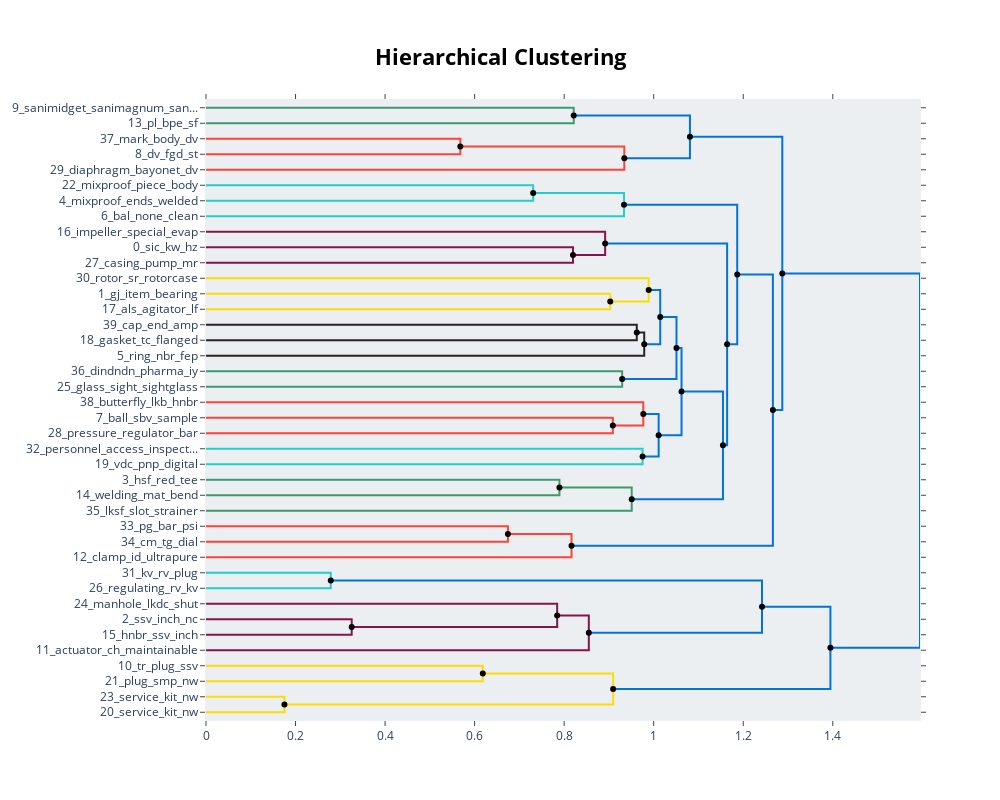

The cell this chart's notebook holds for it:
### Code cell
model.visualize_hierarchy(hierarchical_topics=hierarchical_topics)

### Figure 1 — Plotly figure (JSON) as saved in the notebook; plotly's stock layout.template omitted (floating-point values rounded to 4 significant figures)
{"data": [{"hoverinfo": "text", "marker": {"color": "rgb(61,153,112)"}, "mode": "lines", "text": ["sanimidget_sanimagnum_sanimicro_ex_clip", "", "", "pl_bpe_sf_pm_raep"], "type": "scatter", "x": [0, 0.8214, 0.8214, 0], "xaxis": "x", "y": [-5, -5, -15, -15], "yaxis": "y"}, {"hoverinfo": "text", "marker": {"color": "rgb(255,65,54)"}, "mode": "lines", "text": ["mark_body_dv_st_forged", "", "", "dv_fgd_st_man_sf"], "type": "scatter", "x": [0, 0.5681, 0.5681, 0], "xaxis": "x", "y": [-25, -25, -35, -35], "yaxis": "y"}, {"hoverinfo": "text", "marker": {"color": "rgb(255,65,54)"}, "mode": "lines", "text": ["dv_st_fgd_man_sf", "", "", "diaphragm_bayonet_dv_st_tfm"], "type": "scatter", "x": [0.5681, 0.9343, 0.9343, 0], "xaxis": "x", "y": [-30, -30, -45, -45], "yaxis": "y"}, {"hoverinfo": "text", "marker": {"color": "rgb(0,116,217)"}, "mode": "lines", "text": ["bpe_pl_sf_pm_sanimidget", "", "", "dv_st_fgd_man_sf"], "type": "scatter", "x": [0.8214, 1.081, 1.081, 0.9343], "xaxis": "x", "y": [-10, -10, -37.5, -37.5], "yaxis": "y"}, {"hoverinfo": "text", "marker": {"color": "rgb(35,205,205)"}, "mode": "lines", "text": ["mixproof_piece_body_plug_intermediate", "", "", "mixproof_ends_welded_inside_cp"], "type": "scatter", "x": [0, 0.7307, 0.7307, 0], "xaxis": "x", "y": [-55, -55, -65, -65], "yaxis": "y"}, {"hoverinfo": "text", "marker": {"color": "rgb(35,205,205)"}, "mode": "lines", "text": ["mixproof_ends_welded_inside_cp", "", "", "bal_none_clean_cip_lower"], "type": "scatter", "x": [0.7307, 0.9337, 0.9337, 0], "xaxis": "x", "y": [-60, -60, -75, -75], "yaxis": "y"}, {"hoverinfo": "text", "marker": {"color": "rgb(133,20,75)"}, "mode": "lines", "text": ["sic_kw_hz_pump_seal", "", "", "casing_pump_mr_lkh_yeast"], "type": "scatter", "x": [0, 0.8197, 0.8197, 0], "xaxis": "x", "y": [-95, -95, -105, -105], "yaxis": "y"}, {"hoverinfo": "text", "marker": {"color": "rgb(133,20,75)"}, "mode": "lines", "text": ["impeller_special_evap_lkh_trace", "", "", "sic_kw_hz_pump_lkh"], "type": "scatter", "x": [0, 0.8915, 0.8915, 0.8197], "xaxis": "x", "y": [-85, -85, -100, -100], "yaxis": "y"}, {"hoverinfo": "text", "marker": {"color": "rgb(255,220,0)"}, "mode": "lines", "text": ["gj_item_bearing_sanitary_shaft", "", "", "als_agitator_lf_edp_altb"], "type": "scatter", "x": [0, 0.9029, 0.9029, 0], "xaxis": "x", "y": [-125, -125, -135, -135], "yaxis": "y"}, {"hoverinfo": "text", "marker": {"color": "rgb(255,220,0)"}, "mode": "lines", "text": ["rotor_sr_rotorcase_sx_cover", "", "", "sanitary_gj_item_bearing_als"], "type": "scatter", "x": [0, 0.9888, 0.9888, 0.9029], "xaxis": "x", "y": [-115, -115, -130, -130], "yaxis": "y"}, {"hoverinfo": "text", "marker": {"color": "rgb(40,35,35)"}, "mode": "lines", "text": ["cap_end_amp_chain_plastic", "", "", "gasket_tc_flanged_sfy_mp"], "type": "scatter", "x": [0, 0.9622, 0.9622, 0], "xaxis": "x", "y": [-145, -145, -155, -155], "yaxis": "y"}, {"hoverinfo": "text", "marker": {"color": "rgb(40,35,35)"}, "mode": "lines", "text": ["gasket_cap_end_tc_flanged", "", "", "ring_nbr_fep_fpm_epdm"], "type": "scatter", "x": [0.9622, 0.9788, 0.9788, 0], "xaxis": "x", "y": [-150, -150, -165, -165], "yaxis": "y"}, {"hoverinfo": "text", "marker": {"color": "rgb(0,116,217)"}, "mode": "lines", "text": ["sanitary_gj_item_bearing_als", "", "", "ring_gasket_nbr_cap_end"], "type": "scatter", "x": [0.9888, 1.015, 1.015, 0.9788], "xaxis": "x", "y": [-122.5, -122.5, -157.5, -157.5], "yaxis": "y"}, {"hoverinfo": "text", "marker": {"color": "rgb(61,153,112)"}, "mode": "lines", "text": ["dindndn_pharma_iy_line_ped", "", "", "glass_sight_sightglass_line_flexbody"], "type": "scatter", "x": [0, 0.9296, 0.9296, 0], "xaxis": "x", "y": [-175, -175, -185, -185], "yaxis": "y"}, {"hoverinfo": "text", "marker": {"color": "rgb(0,116,217)"}, "mode": "lines", "text": ["ring_sanitary_gasket_gj_item", "", "", "glass_sight_line_dindndn_pharma"], "type": "scatter", "x": [1.015, 1.051, 1.051, 0.9296], "xaxis": "x", "y": [-140, -140, -180, -180], "yaxis": "y"}, {"hoverinfo": "text", "marker": {"color": "rgb(255,65,54)"}, "mode": "lines", "text": ["ball_sbv_sample_sampling_membrane", "", "", "pressure_regulator_bar_tank_gauge"], "type": "scatter", "x": [0, 0.9087, 0.9087, 0], "xaxis": "x", "y": [-205, -205, -215, -215], "yaxis": "y"}, {"hoverinfo": "text", "marker": {"color": "rgb(255,65,54)"}, "mode": "lines", "text": ["butterfly_lkb_hnbr_valve_cl", "", "", "pressure_ball_regulator_bar_sbv"], "type": "scatter", "x": [0, 0.9767, 0.9767, 0.9087], "xaxis": "x", "y": [-195, -195, -210, -210], "yaxis": "y"}, {"hoverinfo": "text", "marker": {"color": "rgb(35,205,205)"}, "mode": "lines", "text": ["personnel_access_inspection_port_lkdc", "", "", "vdc_pnp_digital_think_thinktop"], "type": "scatter", "x": [0, 0.9751, 0.9751, 0], "xaxis": "x", "y": [-225, -225, -235, -235], "yaxis": "y"}, {"hoverinfo": "text", "marker": {"color": "rgb(0,116,217)"}, "mode": "lines", "text": ["pressure_ball_regulator_bar_sbv", "", "", "vdc_pnp_digital_think_port"], "type": "scatter", "x": [0.9767, 1.011, 1.011, 0.9751], "xaxis": "x", "y": [-202.5, -202.5, -230, -230], "yaxis": "y"}, {"hoverinfo": "text", "marker": {"color": "rgb(0,116,217)"}, "mode": "lines", "text": ["ring_sanitary_gasket_gj_item", "", "", "pressure_ball_vdc_regulator_bar"], "type": "scatter", "x": [1.051, 1.062, 1.062, 1.011], "xaxis": "x", "y": [-160, -160, -216.2, -216.2], "yaxis": "y"}, {"hoverinfo": "text", "marker": {"color": "rgb(61,153,112)"}, "mode": "lines", "text": ["hsf_red_tee_rk_din", "", "", "welding_mat_bend_raw_nw"], "type": "scatter", "x": [0, 0.7895, 0.7895, 0], "xaxis": "x", "y": [-245, -245, -255, -255], "yaxis": "y"}, {"hoverinfo": "text", "marker": {"color": "rgb(61,153,112)"}, "mode": "lines", "text": ["hsf_red_tee_din_rk", "", "", "lksf_slot_strainer_welding_bl"], "type": "scatter", "x": [0.7895, 0.9509, 0.9509, 0], "xaxis": "x", "y": [-250, -250, -265, -265], "yaxis": "y"}, {"hoverinfo": "text", "marker": {"color": "rgb(0,116,217)"}, "mode": "lines", "text": ["ring_sanitary_gasket_gj_ball", "", "", "hsf_red_tee_welding_din"], "type": "scatter", "x": [1.062, 1.155, 1.155, 0.9509], "xaxis": "x", "y": [-188.1, -188.1, -257.5, -257.5], "yaxis": "y"}, {"hoverinfo": "text", "marker": {"color": "rgb(0,116,217)"}, "mode": "lines", "text": ["sic_pump_lkh_kw_hz", "", "", "hsf_ring_red_sanitary_gasket"], "type": "scatter", "x": [0.8915, 1.164, 1.164, 1.155], "xaxis": "x", "y": [-92.5, -92.5, -222.8, -222.8], "yaxis": "y"}, {"hoverinfo": "text", "marker": {"color": "rgb(0,116,217)"}, "mode": "lines", "text": ["mixproof_ends_welded_inside_bal", "", "", "sic_lkh_kw_pump_hz"], "type": "scatter", "x": [0.9337, 1.187, 1.187, 1.164], "xaxis": "x", "y": [-67.5, -67.5, -157.7, -157.7], "yaxis": "y"}, {"hoverinfo": "text", "marker": {"color": "rgb(255,65,54)"}, "mode": "lines", "text": ["pg_bar_psi_aisil_dial", "", "", "cm_tg_dial_gland_clamp"], "type": "scatter", "x": [0, 0.6744, 0.6744, 0], "xaxis": "x", "y": [-275, -275, -285, -285], "yaxis": "y"}, {"hoverinfo": "text", "marker": {"color": "rgb(255,65,54)"}, "mode": "lines", "text": ["bar_dial_pg_clamp_cm", "", "", "clamp_id_ultrapure_od_clamps"], "type": "scatter", "x": [0.6744, 0.8164, 0.8164, 0], "xaxis": "x", "y": [-280, -280, -295, -295], "yaxis": "y"}, {"hoverinfo": "text", "marker": {"color": "rgb(0,116,217)"}, "mode": "lines", "text": ["sic_lkh_kw_pump_hz", "", "", "clamp_bar_dial_pg_cm"], "type": "scatter", "x": [1.187, 1.266, 1.266, 0.8164], "xaxis": "x", "y": [-112.6, -112.6, -287.5, -287.5], "yaxis": "y"}, {"hoverinfo": "text", "marker": {"color": "rgb(0,116,217)"}, "mode": "lines", "text": ["sf_dv_bpe_st_qdoc", "", "", "sic_lkh_kw_pump_hz"], "type": "scatter", "x": [1.081, 1.287, 1.287, 1.266], "xaxis": "x", "y": [-23.75, -23.75, -200.0, -200.0], "yaxis": "y"}, {"hoverinfo": "text", "marker": {"color": "rgb(35,205,205)"}, "mode": "lines", "text": ["kv_rv_plug_regulating_spc", "", "", "regulating_rv_kv_st_weld"], "type": "scatter", "x": [0, 0.2786, 0.2786, 0], "xaxis": "x", "y": [-305, -305, -315, -315], "yaxis": "y"}, {"hoverinfo": "text", "marker": {"color": "rgb(133,20,75)"}, "mode": "lines", "text": ["ssv_inch_nc_change_maintainable", "", "", "hnbr_ssv_inch_maintainable_nc"], "type": "scatter", "x": [0, 0.3254, 0.3254, 0], "xaxis": "x", "y": [-335, -335, -345, -345], "yaxis": "y"}, {"hoverinfo": "text", "marker": {"color": "rgb(133,20,75)"}, "mode": "lines", "text": ["manhole_lkdc_shut_ssv_lkd", "", "", "ssv_inch_nc_maintainable_change"], "type": "scatter", "x": [0, 0.7844, 0.7844, 0.3254], "xaxis": "x", "y": [-325, -325, -340, -340], "yaxis": "y"}, {"hoverinfo": "text", "marker": {"color": "rgb(133,20,75)"}, "mode": "lines", "text": ["ssv_inch_maintainable_nc_change", "", "", "actuator_ch_maintainable_tr_step"], "type": "scatter", "x": [0.7844, 0.8551, 0.8551, 0], "xaxis": "x", "y": [-332.5, -332.5, -355, -355], "yaxis": "y"}, {"hoverinfo": "text", "marker": {"color": "rgb(0,116,217)"}, "mode": "lines", "text": ["kv_regulating_rv_st_plug", "", "", "ssv_maintainable_inch_nc_change"], "type": "scatter", "x": [0.2786, 1.242, 1.242, 0.8551], "xaxis": "x", "y": [-310, -310, -343.8, -343.8], "yaxis": "y"}, {"hoverinfo": "text", "marker": {"color": "rgb(255,220,0)"}, "mode": "lines", "text": ["tr_plug_ssv_shut_change", "", "", "plug_smp_nw_set_bc"], "type": "scatter", "x": [0, 0.6182, 0.6182, 0], "xaxis": "x", "y": [-365, -365, -375, -375], "yaxis": "y"}, {"hoverinfo": "text", "marker": {"color": "rgb(255,220,0)"}, "mode": "lines", "text": ["service_kit_nw_smp_src", "", "", "service_kit_nw_nbr_fpm"], "type": "scatter", "x": [0, 0.1752, 0.1752, 0], "xaxis": "x", "y": [-385, -385, -395, -395], "yaxis": "y"}, {"hoverinfo": "text", "marker": {"color": "rgb(255,220,0)"}, "mode": "lines", "text": ["plug_tr_ssv_shut_change", "", "", "service_kit_nw_src_smp"], "type": "scatter", "x": [0.6182, 0.9094, 0.9094, 0.1752], "xaxis": "x", "y": [-370, -370, -390, -390], "yaxis": "y"}, {"hoverinfo": "text", "marker": {"color": "rgb(0,116,217)"}, "mode": "lines", "text": ["ssv_nc_maintainable_inch_change", "", "", "plug_service_kit_tr_ssv"], "type": "scatter", "x": [1.242, 1.395, 1.395, 0.9094], "xaxis": "x", "y": [-326.9, -326.9, -380, -380], "yaxis": "y"}, {"hoverinfo": "text", "marker": {"color": "rgb(0,116,217)"}, "mode": "lines", "text": ["sic_lkh_kw_pump_hz", "", "", "ssv_change_nc_maintainable_shut"], "type": "scatter", "x": [1.287, 1.595, 1.595, 1.395], "xaxis": "x", "y": [-111.9, -111.9, -353.4, -353.4], "yaxis": "y"}, {"hoverinfo": "text", "hovertext": ["dv_st_fgd_man_sf", "bpe_pl_sf_pm_sanimidget", "mixproof_ends_welded_inside_cp", "gasket_cap_end_tc_flanged", "sanitary_gj_item_bearing_als", "ring_sanitary_gasket_gj_item", "pressure_ball_regulator_bar_sbv", "ring_sanitary_gasket_gj_item", "hsf_red_tee_din_rk", "ring_sanitary_gasket_gj_ball", "sic_pump_lkh_kw_hz", "mixproof_ends_welded_inside_bal", "bar_dial_pg_clamp_cm", "sic_lkh_kw_pump_hz", "sf_dv_bpe_st_qdoc", "ssv_inch_maintainable_nc_change", "kv_regulating_rv_st_plug", "plug_tr_ssv_shut_change", "ssv_nc_maintainable_inch_change", "sic_lkh_kw_pump_hz"], "marker": {"color": "black"}, "mode": "markers", "showlegend": false, "type": "scatter", "x": [0.5681, 0.8214, 0.7307, 0.9622, 0.9888, 1.015, 0.9767, 1.051, 0.7895, 1.062, 0.8915, 0.9337, 0.6744, 1.187, 1.081, 0.7844, 0.2786, 0.6182, 1.242, 1.287], "y": [-30, -10, -60, -150, -122.5, -140, -202.5, -160, -250, -188.1, -92.5, -67.5, -280, -112.6, -23.75, -332.5, -310, -370, -326.9, -111.9]}, {"hoverinfo": "text", "hovertext": ["dv_st_fgd_man_sf", "sic_kw_hz_pump_lkh", "sanitary_gj_item_bearing_als", "ring_gasket_nbr_cap_end", "glass_sight_line_dindndn_pharma", "pressure_ball_regulator_bar_sbv", "vdc_pnp_digital_think_port", "pressure_ball_vdc_regulator_bar", "hsf_red_tee_welding_din", "hsf_ring_red_sanitary_gasket", "sic_lkh_kw_pump_hz", "clamp_bar_dial_pg_cm", "sic_lkh_kw_pump_hz", "ssv_inch_nc_maintainable_change", "ssv_maintainable_inch_nc_change", "service_kit_nw_src_smp", "plug_service_kit_tr_ssv", "ssv_change_nc_maintainable_shut"], "marker": {"color": "black"}, "mode": "markers", "showlegend": false, "type": "scatter", "x": [0.9343, 0.8197, 0.9029, 0.9788, 0.9296, 0.9087, 0.9751, 1.011, 0.9509, 1.155, 1.164, 0.8164, 1.266, 0.3254, 0.8551, 0.1752, 0.9094, 1.395], "y": [-37.5, -100, -130, -157.5, -180, -210, -230, -216.2, -257.5, -222.8, -157.7, -287.5, -200.0, -340, -343.8, -390, -380, -353.4]}], "layout": {"autosize": false, "height": 800, "hoverlabel": {"bgcolor": "white", "font": {"family": "Rockwell", "size": 16}}, "hovermode": "closest", "plot_bgcolor": "#ECEFF1", "showlegend": false, "title": {"font": {"color": "Black", "size": 22}, "text": "<b>Hierarchical Clustering</b>", "x": 0.5, "xanchor": "center", "yanchor": "top"}, "width": 1000, "xaxis": {"mirror": "allticks", "rangemode": "tozero", "showgrid": false, "showline": true, "showticklabels": true, "ticks": "outside", "type": "linear", "zeroline": false}, "yaxis": {"mirror": "allticks", "range": [-400, 0], "rangemode": "tozero", "showgrid": false, "showline": true, "showticklabels": true, "tickmode": "array", "ticks": "outside", "ticktext": ["9_sanimidget_sanimagnum_san...", "13_pl_bpe_sf", "37_mark_body_dv", "8_dv_fgd_st", "29_diaphragm_bayonet_dv", "22_mixproof_piece_body", "4_mixproof_ends_welded", "6_bal_none_clean", "16_impeller_special_evap", "0_sic_kw_hz", "27_casing_pump_mr", "30_rotor_sr_rotorcase", "1_gj_item_bearing", "17_als_agitator_lf", "39_cap_end_amp", "18_gasket_tc_flanged", "5_ring_nbr_fep", "36_dindndn_pharma_iy", "25_glass_sight_sightglass", "38_butterfly_lkb_hnbr", "7_ball_sbv_sample", "28_pressure_regulator_bar", "32_personnel_access_inspect...", "19_vdc_pnp_digital", "3_hsf_red_tee", "14_welding_mat_bend", "35_lksf_slot_strainer", "33_pg_bar_psi", "34_cm_tg_dial", "12_clamp_id_ultrapure", "31_kv_rv_plug", "26_regulating_rv_kv", "24_manhole_lkdc_shut", "2_ssv_inch_nc", "15_hnbr_ssv_inch", "11_actuator_ch_maintainable", "10_tr_plug_ssv", "21_plug_smp_nw", "23_service_kit_nw", "20_service_kit_nw"], "tickvals": [-5, -15, -25, -35, -45, -55, -65, -75, -85, -95, -105, -115, -125, -135, -145, -155, -165, -175, -185, -195, -205, -215, -225, -235, -245, -255, -265, -275, -285, -295, -305, -315, -325, -335, -345, -355, -365, -375, -385, -395], "type": "linear", "zeroline": false}}}
